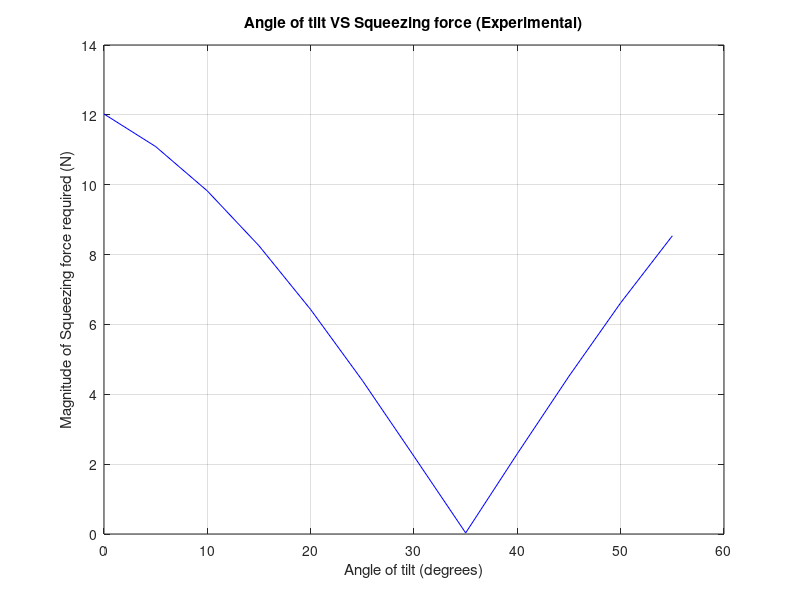
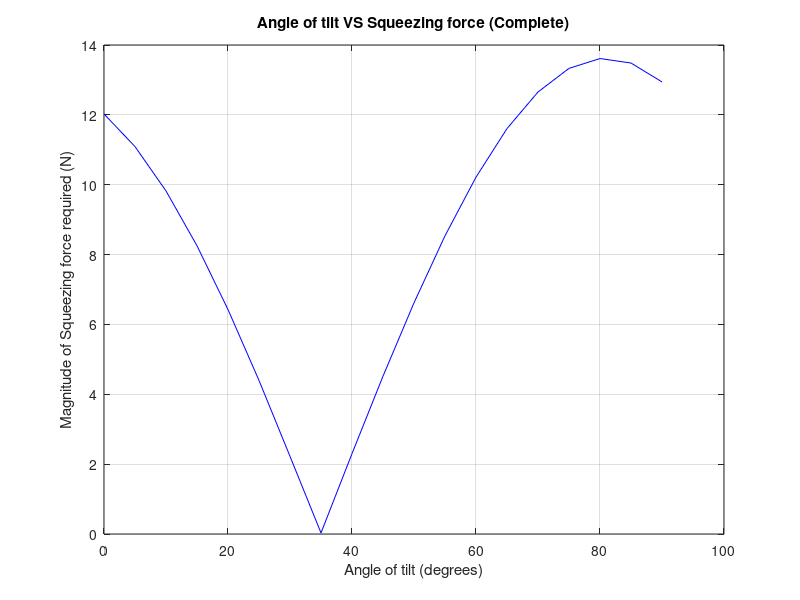
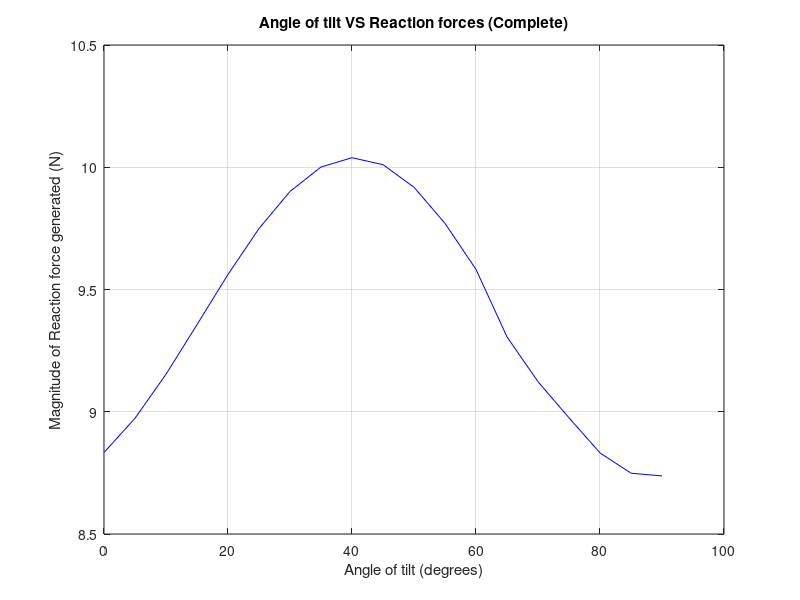
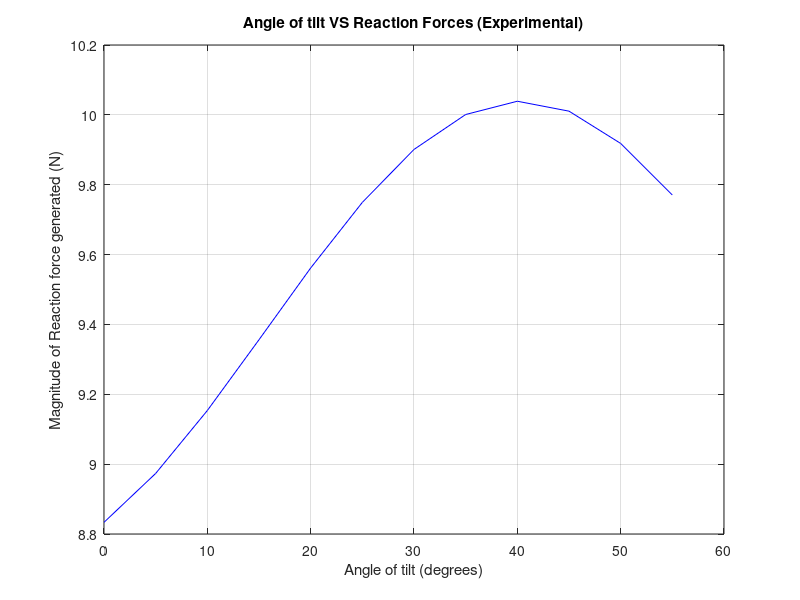

MATLAB code to generate these figures, in order:
clear all;
close all;
clc;

% Angle of tilt of the box
theta_complete = [0,5,10,15,20,25,30,35,40, 45, 50, 55, 60, 65, 70, 75, 80, 85, 90];
theta_experimental = [0,5,10,15,20,25,30,35,40, 45, 50, 55];

Fc_opt_experimental = [12.0252,11.0919,9.82204,8.25166, 6.42574,4.3968,2.22349,0.0309831,2.30062,4.51845,6.6184,8.53718];
Fc_opt_complete = [12.0252,11.0919,9.82204,8.25166, 6.42574,4.3968,2.22349,0.0309831,2.30062,4.51845,6.6184,8.53718,10.2161,11.6073,12.6546,13.331,13.6124,13.4838,12.9433];

Fc_1_tau_opt = [12.5364, 11.8350, 10.4790, 8.6500, 6.7710,4.7136,2.3549,0.0357,2.6697,5.1724,7.4648, 9.9531];
Fc_2_tau_opt = [12.7581, 12.0060, 10.4954, 8.4732,  6.2535,4.1845,2.1331,0.0266,1.9670,3.9269,5.9284, 8.2950];

F_e_experimental = [8.8334,8.9734,9.1535,9.3562,9.5616,9.7494,9.9010,10.0010,10.0390,10.0106,9.9182,9.7705];
F_e_complete = [8.8334,8.9734,9.1535,9.3562,9.5616,9.7494,9.9010,10.0010,10.0390,10.0106,9.9182,9.7705,9.5821,9.3063,9.1230,8.9752,8.8317,8.7487,8.7375];

F_e1_tau_opt = [8.8503, 8.9842, 9.1071, 9.1918, 9.0877,9.0733,9.5886,9.9904,9.1895,8.5115,8.1431,8.0078];
F_e2_tau_opt = [9.5708, 10.0206, 10.1688, 10.1357, 10.3212,10.3076,10.1149, 10.0101,10.7562,11.2596, 11.2673,10.8219];

Tau_left = [5.8621, 5.3674, 4.6976, 3.8772, 2.9470, 1.9568, 0.9870,0.0186,1.3807,2.7019,3.9251,4.9883];
Tau_right = [ 4.1734,3.5426, 3.3387,  2.8225, 2.4618, 1.7801,0.9161,0.0140,1.0300,2.0641,3.0747,3.3391];

Tau_opt = [5.62443, 5.11384, 4.42143, 3.61079, 2.70212,1.84277,0.944529,0.015876,1.17067,2.32451,3.43288,4.43672];

Tau_left_opt = [5.6244, 5.1138, 4.4214,  3.6108, 2.7021,1.8428,0.9445, 0.0159,1.1707,2.3245,3.4329, 4.4367];
Tau_right_opt = [4.3508, 3.7799, 3.5620, 2.9587, 2.5940,1.8428,0.9445, 0.0159,1.1707,2.3245,3.4329, 3.8881];

diff_1 = [0.5917,0.4773,0.4172, 0.4195,  0.4864, 0.6137, 0.7903, 0.9970,  0.7771, 0.5493, 0.3351, 0.1548, 0.0260,0,0,0.0449,0.1846, 0.3726, 0.5887];
diff_2 = [0.5917,0.4773,0.4172, 0.4195,  0.4864, 0.6137, 0.7903, 0.9970, 0.7771, 0.5493, 0.3351, 0.1548, 0.0260,0,0, 0.0449, 0.1846, 0.3726,0.5887];

%%

figure;
plot(theta_experimental, Fc_opt_experimental, 'b');
title('Angle of tilt VS Squeezing force (Experimental)');
xlabel('Angle of tilt (degrees)');
ylabel('Magnitude of Squeezing force required (N)');
grid on;

figure;
plot(theta_complete, Fc_opt_complete, 'b');
title('Angle of tilt VS Squeezing force (Complete)');
xlabel('Angle of tilt (degrees)');
ylabel('Magnitude of Squeezing force required (N)');
grid on;

%%

figure;
plot(theta_complete, F_e_complete, 'b');
title('Angle of tilt VS Reaction forces (Complete)');
xlabel('Angle of tilt (degrees)');
ylabel('Magnitude of Reaction force generated (N)');
grid on;

figure;
plot(theta_experimental, F_e_experimental, 'b');
title('Angle of tilt VS Reaction Forces (Experimental)');
xlabel('Angle of tilt (degrees)');
ylabel('Magnitude of Reaction force generated (N)');
grid on;

%%

figure;
plot(theta_experimental, Tau_left, 'r');
hold on;
plot(theta_experimental, Tau_left_opt, 'b');
hold off
title('Angle of tilt VS Torques (Experimental)');
xlabel('Angle of tilt (degrees)');
ylabel('Maximum value of Torque generated in the left arm.(N/m)');
grid on;

%%

figure;
plot(theta_complete, diff_1, 'b');
title('Satisfaction of the Friction cone constraints');
xlabel('Angle of tilt (degrees)');
ylabel('Difference between mu times normal force and magnitude of tangential forces.');
grid on;







